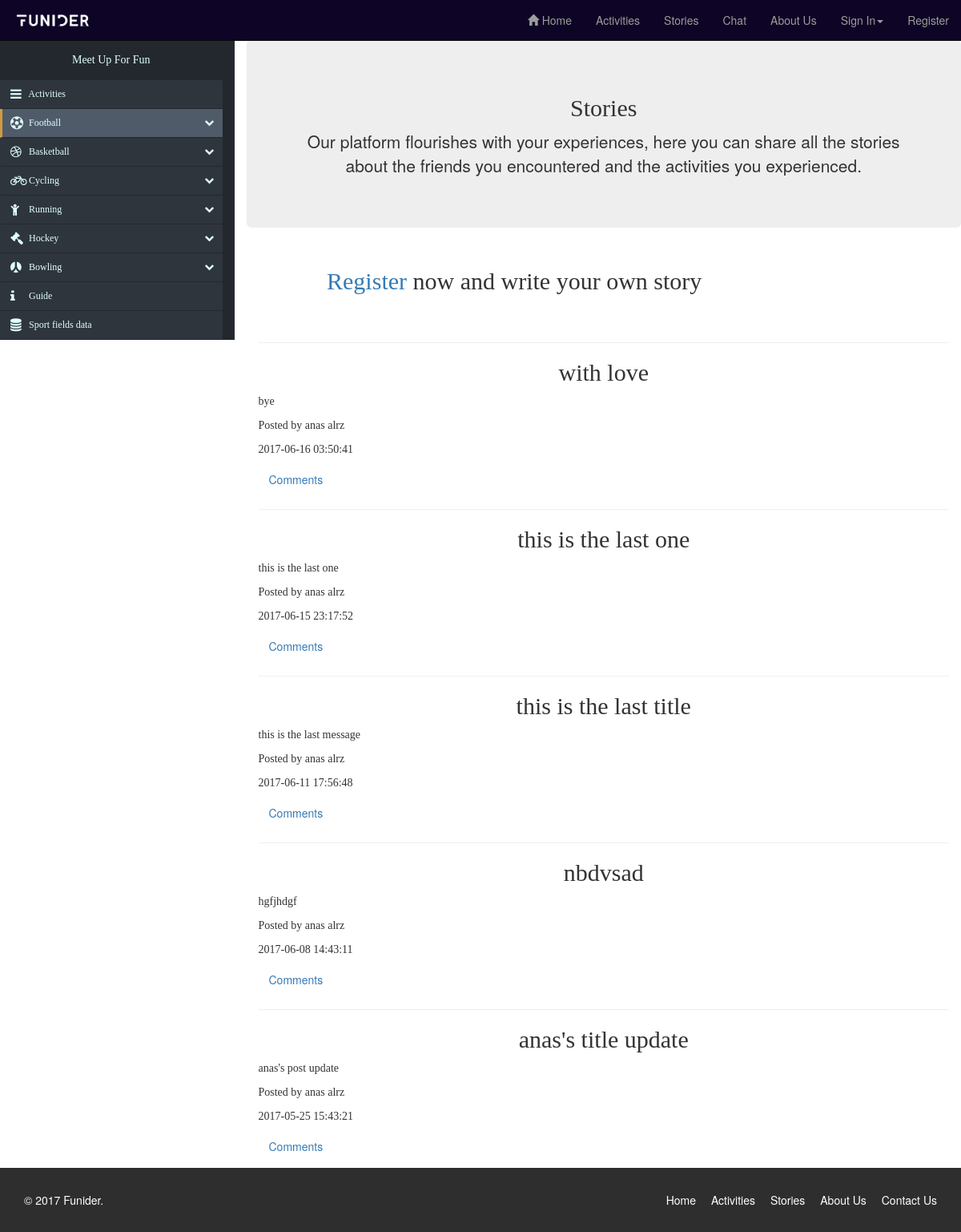
The page /index.php/activity/stories on the database its author committed.
### tables this page shows
CREATE TABLE `messages` (
  `id` int(11) NOT NULL,
  `users_id` int(11) NOT NULL,
  `title` varchar(255) NOT NULL,
  `message` text NOT NULL,
  `created_at` datetime NOT NULL,
  `updated_at` datetime NOT NULL
);

CREATE TABLE `users` (
  `id` int(11) NOT NULL,
  `first_name` varchar(255) NOT NULL,
  `last_name` varchar(255) NOT NULL,
  `post_code` varchar(255) NOT NULL,
  `email` varchar(255) NOT NULL,
  `password` varchar(225) NOT NULL,
  `created_at` datetime NOT NULL,
  `updated_at` datetime NOT NULL
);

### application/controllers/Activity.php (called while the page is built, shortened)
<?php
class Activity extends CI_Controller
{
	public function stories_load(){
		$this->load->model('User');
		$posts=array();
		$data=$this->User->get_all_post();
		for ($i=0; $i <count($data) ; $i++)
		{
			array_push($posts
				,array(
				'id'=>$data[$i]['users_id'],
				'first_name'=>$data[$i]['first_name'],
				'last_name'=>$data[$i]['last_name'],
				'created_at'=>$data[$i]['created_at'],
				'title'=>$data[$i]['title'],
				'message'=>$data[$i]['message'],
				'messages_id'=>$data[$i]['id'],
				'comments'=>$this->User->get_all_comment($data[$i]['id'])
				)
			);
		}
			return $posts;
		}
	public function stories(){
		$posts['result'] = $this->stories_load();
			$this->load->view('/stories.php',['posts'=> $posts]);
		}
}
?>

### index.php (called while the page is built, shortened)
<?php
require_once BASEPATH.'core/CodeIgniter.php';

### application/models/User.php (called while the page is built, shortened)
<?php
class User extends CI_Model
{
	public function get_all_post (){
		 return $this->db->query('SELECT first_name,last_name,users_id,title,messages.created_at,message,messages.id as id FROM messages , users where messages.users_id=users.id ORDER BY messages.id DESC')->result_array();
	}
	public function get_all_comment ($id){
		 $query = 'SELECT * FROM comments RIGHT JOIN messages ON comments.messages_id=messages.id join users on users.id = comments.users_messages_id WHERE comments.messages_id=? ORDER BY messages.created_at DESC';
		 $values=[$id];
		 return $this->db->query($query,$values)->result_array();
	}
}
?>

### application/views/stories.php (the view, shortened to what this page needs)
<!DOCTYPE html>
<html>
<head>
<link rel="stylesheet" href="https://maxcdn.bootstrapcdn.com/bootstrap/3.3.7/css/bootstrap.min.css">
<link rel="stylesheet" href="https://maxcdn.bootstrapcdn.com/bootstrap/3.3.7/css/bootstrap-theme.min.css">
<link href="https://maxcdn.bootstrapcdn.com/font-awesome/4.7.0/css/font-awesome.min.css" rel="stylesheet">
<link rel="stylesheet" href="/assests/css/style.css" type="text/css">
</head>
<body>
<header>
  <nav class="navbar navbar-inverse navbar-fixed-top" role="navigation">
    <div class=" master-nav-bar container-fluid">
        <div class="navbar-header">
            <img class="image-logo" src="/assests/imgs/logo.jpg" class="img-responsive" >
        </div>
        <div id="navbar" class="navbar-collapse collapse">
            <ul class="nav navbar-nav navbar-right">
                <li><a href="/index.php/Activity"><span class="glyphicon glyphicon-home" aria-hidden="true"></span> Home</a></li>
                <li><a href="/index.php/Activity/activity_page_load">Activities</a></li>
                <li><a href="/index.php/Activity/stories">Stories</a></li>
                <li><a href="/index.php/Activity/load_chat" class="">Chat</a></li>
                <li><a href="/index.php/Activity/about_us">About Us</a></li>
                <?php if (($this->session->userdata('first_name'))== true){?>
                <li class="dropdown"><a href="#" class="dropdown-toggle" data-toggle="dropdown" role="button"><?= $this->session->userdata('first_name'); ?><span class="caret"></span></a>
                <div class="dropdown-menu" id="formLogin">
                        <div class="row">
                            <div class="container-fluid">
                              <div class="form-group">
                                <p><a href="/index.php/Activity/profile">My profile</a></p>
                                <hr>
                              </div>
                              <div class="form-group">
                                <p><a href="/index.php/Activity/my_activity">My activiy</a></p>
                                <hr>
                              </div>
                              <div class="form-group">
                                <p><a href="/index.php/Activity/my_stories">My stories</a></p>
                                <hr>
                              </div>
                              <div class="form-group">
                                <p><a href="/index.php/Activity/logoff">Logout</a></p>
                              </div>
                            </div>
                        </div>
                    </div>
                <?php }else{ ?>
                <li class="dropdown <?php if(isset($posts['errors'])){ echo"open";} ?>"><a href="#" class="dropdown-toggle" data-toggle="dropdown" role="button">Sign In<span class="caret"></span></a>
                </li>
                <?php }
                if (($this->session->userdata('first_name'))== true){ ?>
                <li><a href="/index.php/Activity/logoff_stories" class="">Logout</a></li>
                <?php }else{ ?>
                <li><a href="/index.php/Activity/register_page" class="">Register</a></li>
                <?php } ?>
            </ul>
        </div>
    </div>
</nav>
</header>
    <div class="row">
        <div class=" left-activity col-md-3">
          <div class="nav-side-menu">
              <div class="brand">Meet Up For Fun</div>
              <div class="menu-list">
                  <ul id="menu-content" class="menu-content collapse out">
                      <li>
                          <a href="#">
                              <i class="fa fa-bars fa-lg"></i> Activities
                          </a>
                      </li>
                      <li data-toggle="collapse" data-target="#products" class="collapsed active">
                          <a href="#"><i class="fa fa-futbol-o fa-lg"></i> Football <span class="arrow"></span></a>
                      </li>
                      <li data-toggle="collapse" data-target="#service" class="collapsed">
                          <a href="#"><i class="fa fa-dribbble fa-lg"></i> Basketball <span class="arrow"></span></a>
                      </li>
                      <li data-toggle="collapse" data-target="#new" class="collapsed">
                          <a href="#"><i class="fa fa-bicycle fa-lg"></i> Cycling <span class="arrow"></span></a>
                      </li>
                      <li data-toggle="collapse" data-target="#running" class="collapsed">
                          <a href="#"><i class="fa fa-child fa-lg"></i> Running <span class="arrow"></span></a>
                      </li>
                      <li data-toggle="collapse" data-target="#hockey" class="collapsed">
                          <a href="#"><i class="fa fa-legal fa-lg"></i> Hockey <span class="arrow"></span></a>
                      </li>
                      <li data-toggle="collapse" data-target="#bowling" class="collapsed">
                          <a href="#"><i class="fa fa-renren fa-lg"></i> Bowling <span class="arrow"></span></a>
                      </li>
                      <li>
                          <a href="#">
                              <i class="fa fa-info fa-lg"></i> Guide
                          </a>
                      </li>
                      <li>
                          <a href="#">
                              <i class="fa fa-database fa-lg"></i> Sport fields data
                          </a>
                      </li>
                  </ul>
              </div>
            </div>
        </div>
        <div class="container-fluid right-activity col-md-9">
            <div class="row">
                <div class="col-md-12">
                    <div class="jumbotron">
                        <h2>Stories</h2>
                        <p>Our platform flourishes with your experiences, here you can share all the stories about the friends you encountered and the activities you experienced.</p>
                    </div>
                    <div class="col-md-9">
                    <?php if ($this->session->userdata('user_id')) {?>
                        <form role="form" action="/index.php/Activity/insert_post" method="post">
                            <div class="form-group">
                              <label for="exampleInputEmail1"></label>
                              <textarea class="textarea text-area-story" name="title" placeholder="Title of your story" rows="1" cols="100%"></textarea>
                            </div>
                            <div class="form-group">
                               <label for="exampleInputFile"></label>
                               <textarea class="textarea text-area-story" name="message"  placeholder="Write your story..." rows="5" cols="100%"></textarea>
                            </div>
                            <div class="element">
                                <i class="fa fa-camera"></i><span class="name"></span>
                                <input type="file" name="" id="" style="display: none;">
                            </div>
                            <button type="submit" name="submit" value="Post" class="btn btn-default button-story-post">Post</button>
                        </form>
                        <?php
                            }else{?>
                            <h2><a href="/index.php/Activity/register_page">Register</a> now and write your own story</h2>
                            <?php } ?>
                        <br>
                    </div>
                </div>
              <div class="col-md-12 stories-story-box">
                <?php for ($i=0; $i <count($posts['result']) ; $i++) {  ?>
                  <div class="col-md-12">
                    <hr>
                    <h2><?= $posts['result'][$i]['title']; ?></h2>
                    <p><?= $posts['result'][$i]['message']; ?></p>
                    <p>Posted by <?= $posts['result'][$i]['first_name']." ".$posts['result'][$i]['last_name'];?> </p>
                    <p><?= $posts['result'][$i]['created_at']; ?></p>
                    <button class="btn btn-link" onclick="myFirstFunction(<?= $posts['result'][$i]['messages_id']; ?>)">Comments</button>
                    <br>
                    </div>
                    <?php
                    }
                 ?>
                </div>
            </div>
        </div>
</div>
 <footer id="footer" class="midnight-blue">
        <div class="container">
            <div class="row">
                <div class="col-sm-6">
                    &copy; 2017 <a target="_blank" href="http://shapebootstrap.net/" title="Free Twitter Bootstrap WordPress Themes and HTML templates">Funider</a>.
                </div>
                <div class="col-sm-6">
                    <ul class="pull-right">
                        <li><a href="/index.php/Activity">Home</a></li>
                        <li><a href="/index.php/Activity/activity_page_load">Activities</a></li>
                        <li><a href="/index.php/Activity/about_us">Stories</a></li>
                        <li><a href="/index.php/Activity/about_us">About Us</a></li>
                        <li><a href="#">Contact Us</a></li>
                    </ul>
                </div>
            </div>
        </div>
  </footer>
</body>
</html>

### assests/css/style.css (style rules this page uses)
.nav-side-menu { overflow: auto; font-family: verdana; font-size: 12px; font-weight: 200; background-color: #2e353d; top: 0px; height: 100%; color: #e1ffff; }
.nav-side-menu .brand { background-color: #23282e; line-height: 50px; display: block; text-align: center; font-size: 14px; }
.nav-side-menu ul, .nav-side-menu li { list-style: none; padding: 0px; margin: 0px; line-height: 35px; cursor: pointer; }
.nav-side-menu ul .active, .nav-side-menu li .active { border-left: 3px solid #d19b3d; background-color: #4f5b69; }
.nav-side-menu li { padding-left: 0px; border-left: 3px solid #2e353d; border-bottom: 1px solid #23282e; }
.nav-side-menu li a { text-decoration: none; color: #e1ffff; }
.nav-side-menu li a i { padding-left: 10px; width: 20px; padding-right: 20px; }
@media (min-width: 767px) { .nav-side-menu .menu-list .menu-content { display: block; } }
body { margin: 0px; padding: 0px; }
.image-logo { margin-top: 18px; width: 100px; display: inline-block; }
.left-activity { margin-top: 50px; background-color: #23282E; }
.right-activity { margin-top: 50px; display:table-row; }
#footer { padding-top: 30px; padding-bottom: 30px; color: #fff; background: #2e2e2e; }
#footer a { color: #fff; }
#footer ul { list-style: none; padding: 0; margin: 0; }
#footer ul > li { display: inline-block; margin-left: 15px; }
.master-nav-bar { background-color: #0E0426; }
#navbar { background-color: #0E0426; }
.jumbotron h2 { text-align: center; }
.jumbotron p { text-align: center !important; }
.right-activity h2 { text-align: center; }
.stories-story-box p, h2 { font-family: 'Baloo Bhaina', cursive; }
.stories-story-box { margin-top: 10px; margin-bottom: 10px; }

### rows shown on the page
messages: title "with love", message "bye", users.first_name "anas", users.last_name "alrz", created_at "2017-06-16 03:50:41"
messages: title "nbdvsad", message "hgfjhdgf", users.first_name "anas", users.last_name "alrz", created_at "2017-06-08 14:43:11"

### other values the page prints
$posts['result'][$i]['title'] "this is the last one"
$posts['result'][$i]['message'] "this is the last one"
$posts['result'][$i]['first_name'] "anas"
$posts['result'][$i]['last_name'] "alrz"
$posts['result'][$i]['created_at'] "2017-06-15 23:17:52"
$posts['result'][$i]['title'] "this is the last title"
$posts['result'][$i]['message'] "this is the last message"
$posts['result'][$i]['created_at'] "2017-06-11 17:56:48"
$posts['result'][$i]['title'] "anas's title update"
$posts['result'][$i]['message'] "anas's post update"
$posts['result'][$i]['created_at'] "2017-05-25 15:43:21"
